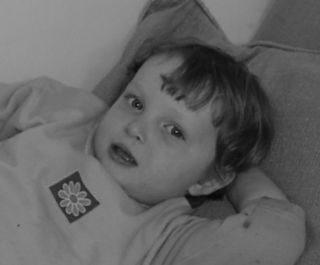
#> input picture tinycv/colorization_img/example.bmp, 320 x 265 px
$ python colorization.py
#> lines starting #> are read from the running program, lines starting #| are printed output that depends on the picture; after the words box and inside, x2 and y2 are one past the last pixel; in counts of white or black regions, pixels touching at a corner belong together
#> further down, src is the input picture: shape (265, 320, 3); min 7, max 154, mean 98.8
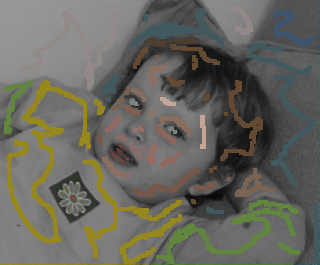
#> input picture tinycv/colorization_img/example_marked.bmp, 320 x 265 px
#> further down, marked is the input picture: shape (265, 320, 3); mean B, G, R 93.6, 102.1, 102.4
import cv2
import numpy as np
from scipy import sparse
from scipy.sparse import linalg
import colorsys

"""
python implemention of "Colorization Using Optimization"
http://www.cs.huji.ac.il/~yweiss/Colorization/
based on the matlab code
"""

def yiq_to_rgb(y, i, q):
    r = y + 0.9468822170900693*i + 0.6235565819861433*q
    g = y - 0.27478764629897834*i - 0.6356910791873801*q
    b = y - 1.1085450346420322*i + 1.7090069284064666*q
    r=np.clip(r,0.,1.)
    g=np.clip(g,0.,1.)
    b=np.clip(b,0.,1.)
    return (r,g,b)


def colorize(original_img,marked_img):
    original_img=original_img.astype(float)/255
    marked_img=marked_img.astype(float)/255
    is_colored = cv2.absdiff(original_img,marked_img).sum(2) > 0.01
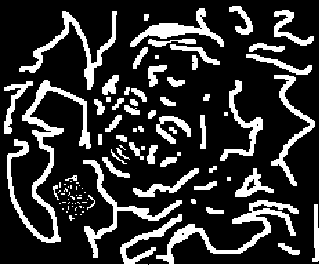
#> is_colored: shape (265, 320) bool; 20.5% white; 99 white regions (45 under 20 px), largest, box (x1, y1, x2, y2) and area: (7, 80, 91, 243) 2463, (149, 0, 320, 265) 2423, (19, 11, 117, 90) 1269
    y,_,_=colorsys.rgb_to_yiq(original_img[:,:,2],original_img[:,:,1],original_img[:,:,0])
    _,u,v=colorsys.rgb_to_yiq(marked_img[:,:,2],marked_img[:,:,1],marked_img[:,:,0])
    ntsc_img=cv2.merge((y,u,v))
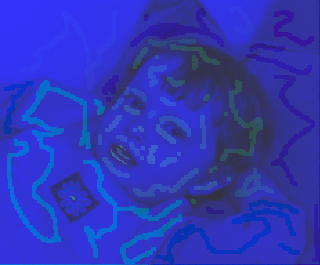
#> ntsc_img: shape (265, 320, 3) float64; mean of channels 0, 1, 2 0.388, 0.0114, -0.0101; drawn with min black and max white
    """
    h,w=ntsc_img.shape[:2]
    max_d=np.floor(np.log(min(h,w))/np.log(2)-2)
    iu=int(np.floor(h/(2**(max_d-1)))*(2**(max_d-1)))
    ju=int(np.floor(w/(2**(max_d-1)))*(2**(max_d-1)))

    is_colored=is_colored[:iu,:ju]
    ntsc_img=ntsc_img[:iu,:ju,:]
    """
    h,w=ntsc_img.shape[:2]
#> h = 265; w = 320
    dst_img=np.zeros_like(ntsc_img)
    dst_img[:,:,0]=ntsc_img[:,:,0]
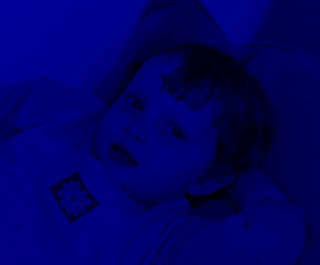
#> dst_img: shape (265, 320, 3) float64; mean of channels 0, 1, 2 0.388, 0, 0; drawn as B, G, R
    inds_matrix=np.arange(h*w).reshape(h,w,order='F')
    labl_inds=np.nonzero(is_colored.reshape(h*w,order='F'))[0]
#> labl_inds = 17405 values from 264 to 84799

    wd=1
    len=0
    consts_len=0
    col_inds=np.zeros((h*w*(2*wd+1)**2,),dtype=np.int64)
    row_inds=np.zeros((h*w*(2*wd+1)**2,),dtype=np.int64)
    vals=np.zeros((h*w*(2*wd+1)**2,))

    for j in range(w):
        for i in range(h):
            if(not is_colored[i,j]):
                tlen=0
                gvals = np.zeros(((2 * wd + 1) ** 2,))
                for ii in range(max(0,i-wd),min(i+wd+1,h)):
                    for jj in range(max(0,j-wd),min(j+wd+1,w)):
                        if ii!=i or jj!=j:
                            row_inds[len]=consts_len
                            col_inds[len]=inds_matrix[ii,jj]
                            gvals[tlen]=ntsc_img[ii,jj,0]
                            len+=1
                            tlen+=1
                t_val=ntsc_img[i,j,0].copy()
                gvals[tlen]=t_val
                c_var=np.mean((gvals[:tlen+1]-np.mean(gvals[:tlen+1]))**2)
                csig=c_var*0.6
                mgv=min((gvals[:tlen+1]-t_val)**2)
                if csig<(-mgv/np.log(0.01)):
                    csig=-mgv/np.log(0.01)
                if csig<2e-5:
                    csig=2e-5
                gvals[:tlen]=np.exp(-(gvals[:tlen]-t_val)**2/csig)
                gvals[:tlen]=gvals[:tlen]/np.sum(gvals[:tlen])
                vals[len-tlen:len]=-gvals[:tlen]
            row_inds[len]=consts_len
            col_inds[len]=inds_matrix[i,j]
            vals[len]=1
            len += 1
            consts_len+=1
#> after the loop, consts_len = 84800; len = 622209

    vals=vals[:len]
    col_inds=col_inds[:len]
    row_inds=row_inds[:len]
    A=sparse.csr_matrix((vals,(row_inds,col_inds)),shape=(consts_len,h*w))
    b=np.zeros((A.shape[0]))
    for c in [1,2]:
        cur_img=ntsc_img[:,:,c].copy()
        b[labl_inds]=cur_img.reshape(h*w,order='F')[labl_inds]
        new_vals=linalg.spsolve(A,b)
        dst_img[:,:,c]=new_vals.reshape(h,w,order='F')
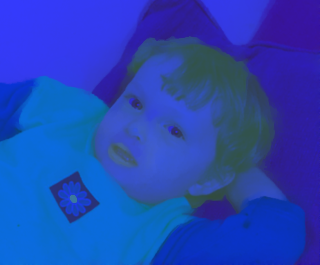
#> dst_img: shape (265, 320, 3) float64; mean of channels 0, 1, 2 0.388, 0.0549, -0.043; drawn with min black and max white
    r,g,b=yiq_to_rgb(dst_img[:,:,0],dst_img[:,:,1],dst_img[:,:,2])
#> in yiq_to_rgb, `b=np.clip(b,0.,1.)`:
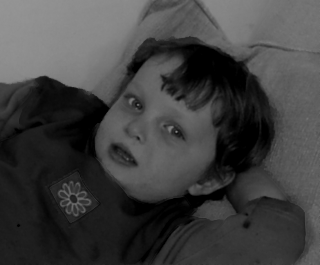
#> b: shape (265, 320) float64; min 0, max 0.587, mean 0.254
    return cv2.merge((b,g,r))
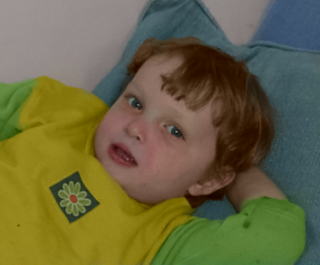
#> returned value: shape (265, 320, 3) float64; mean of channels 0, 1, 2 0.254, 0.4, 0.413; drawn as B, G, R

if __name__=='__main__':
    src=cv2.imread('colorization_img/example.bmp',1)
    marked=cv2.imread('colorization_img/example_marked.bmp',1)
    cv2.imshow('src',src)
    cv2.imshow('marked',marked)
    dst_img=(colorize(src,marked)*255).astype(np.uint8)
    cv2.imshow('dst',dst_img)
    cv2.waitKey(0)
    cv2.imwrite('dst.jpg',dst_img)
